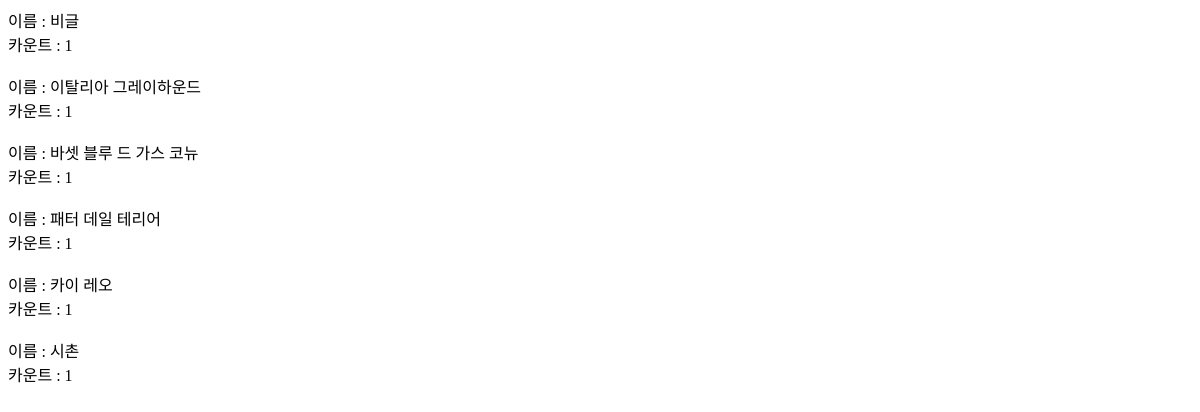
/matching_result_view/, run on an earlier commit of the app's database.
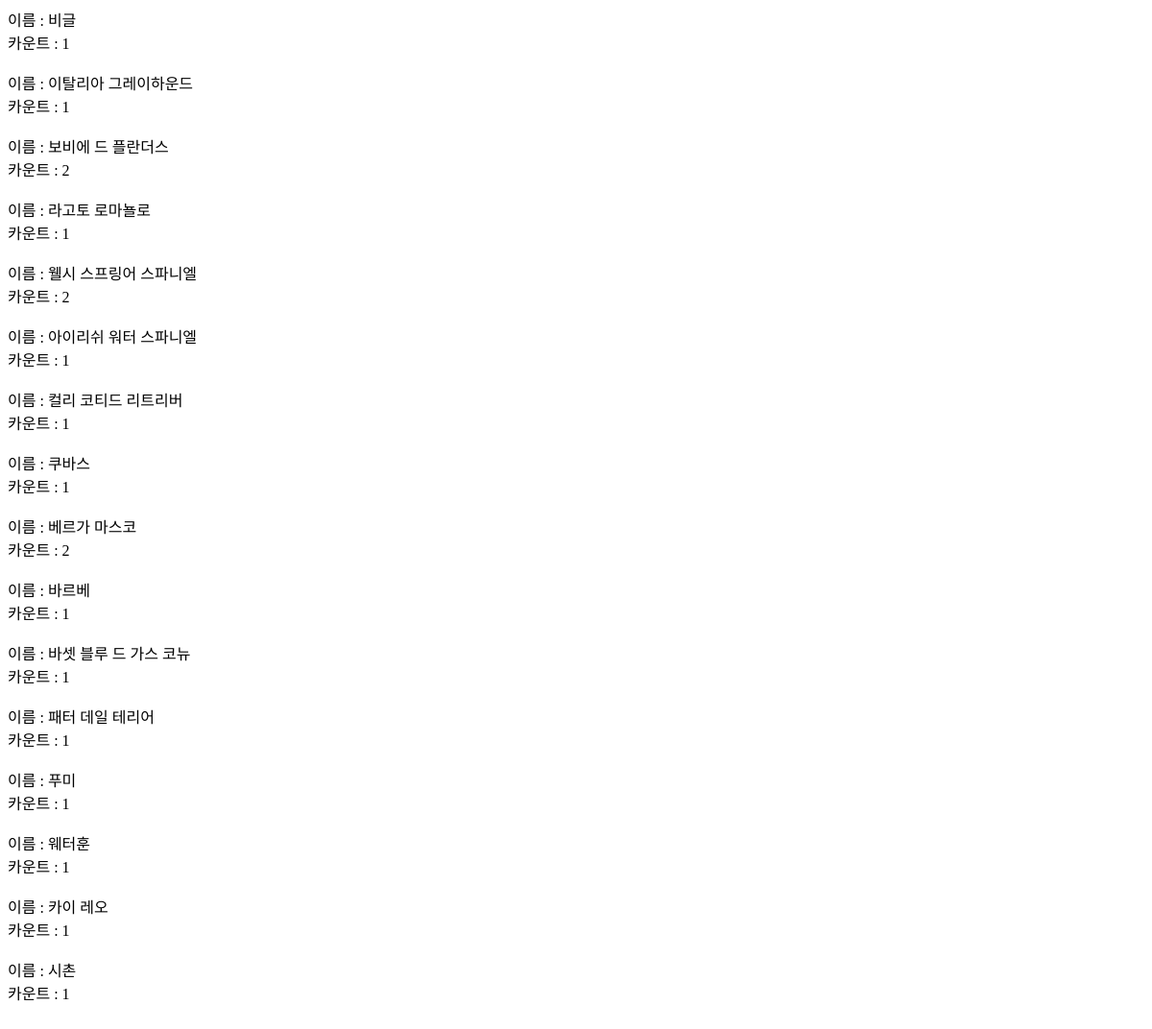
And on a later commit of the database.
### dogapp/models.py (models this page shows, shortened)
class Breed(models.Model):
	name=models.CharField(max_length=50,default="unknown")
	k_name=models.CharField(max_length=50,default="unknown")
	size=models.CharField(max_length=50,default="unknown")
	temperament=models.CharField(max_length=500,default="unknown")
	apartment_friendliness=models.IntegerField(default=0)
	child_friendliness=models.IntegerField(default=0)
	cat_friendliness=models.IntegerField(default=0)
	dog_friendliness=models.IntegerField(default=0)
	grooming=models.IntegerField(default=0)
	face_type=models.CharField(max_length=50,default="unknown")
	fur=models.CharField(max_length=50,default="unknown")
	temp_group=models.CharField(max_length=50,default="unknown")
	result_cnt=models.IntegerField(default=0)
	rank=models.IntegerField(default=0)

### dogapp/views.py (the view)
# urls.py: url(r'^matching_result_view/', views.MatchingResultViewView),
def MatchingResultViewView(request) :
	breeds = Breed.objects.all()
	context = {
		'breeds' : breeds
	}
	return render(request, './matching_result_view.html', context)

### dogapp/templates/matching_result_view.html (shortened to what this page needs)
<!DOCTYPE html>
<html>
<head>
</head>
<body>
	{% for breed in breeds %}
		{% if breed.result_cnt > 0 %}
			이름 : {{breed.k_name}}<br>
			카운트 : {{breed.result_cnt}}<br><br>
		{% endif %}
	{% endfor %}
</body>
</html>

What changed in the data, as far as the page shows it:
now on this page (row edited): Breed: k_name "보비에 드 플란더스", result_cnt "2"
now on this page (row edited): Breed: k_name "라고토 로마뇰로", result_cnt "1"
now on this page (row edited): Breed: k_name "웰시 스프링어 스파니엘", result_cnt "2"
now on this page (row edited): Breed: k_name "아이리쉬 워터 스파니엘", result_cnt "1"
now on this page (row edited): Breed: k_name "컬리 코티드 리트리버", result_cnt "1"
now on this page (row edited): Breed: k_name "쿠바스", result_cnt "1"
now on this page (row edited): Breed: k_name "베르가 마스코", result_cnt "2"
now on this page (row edited): Breed: k_name "바르베", result_cnt "1"
now on this page (row edited): Breed: k_name "푸미", result_cnt "1"
now on this page (row edited): Breed: k_name "웨터훈", result_cnt "1"
